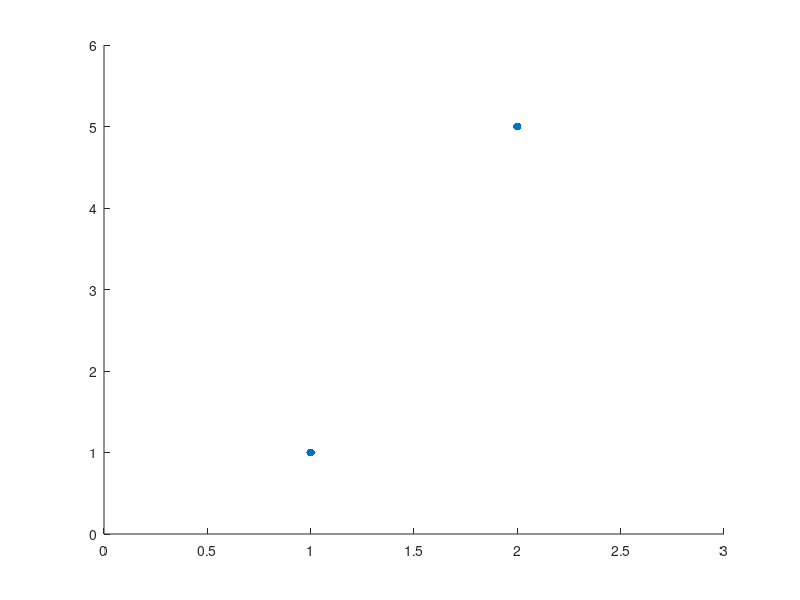

The MATLAB script that drew this image: (Note: this script raises an error after producing the figure.)
%% A Quick MATLAB Graphing Tutorial
% Steve Balady, 2018

%% Problem 4.2.
% _*Once again, publish this and upload it as Week 4 Problem 2.*_

%%
% _Here's a quick MATLAB graphing tutorial.
% This isn't exhaustive, but it's enough for you to get 
% your hands dirty._

P = [1 1; 2 5]

%%
% _Here's the points (1,1) and (2,5); we can graph them with scatter()._

scatter(P(:,1),P(:,2),'filled') % plot the first column against the second
xlim([0 3]); ylim([0 6]); % MATLAB often chooses awkward axes


%%
% _Now let's fit a line to these two points._
syms x;
f = 4*x-3;
fplot(f,[0 3]) % !?!?

%%
% _What happened? scatter() and fplot() both create figures.
% Unless you explicitly tell MATLAB to draw them on the
% same set of axes, it'll start fresh every time._

scatter(P(:,1),P(:,2),'filled');
hold on; % this means "keep drawing on the same axes"
xlim([0 3]); ylim([0 6]);
fplot(f,[0 3])

%%
% _We can also get fancy._

g = (x-1)*(x-2);
A = [-10:10]';
fplot(f+A*g,[0 3])
hold off; % "I'm done with this picture now, thanks"

%%
% _A is a (column) vector of the 21 integers in [-10,10].
% We can also treat A as the x-coordinates of a function
% by using the subs() command:_

h = f+2*g;
hA = subs(h,x,A); % the vector of y-coordinates
scatter(A,hA,'filled'); % this plots the points (A, h(A))
hold on;
fplot(h,[-10 10]) % and this plots the graph of h

%%
% _This should be enough for now. If you'd like to 
% make your graphs prettier (and see lots of cool examples),
% check out the documentation for scatter and fplot._
